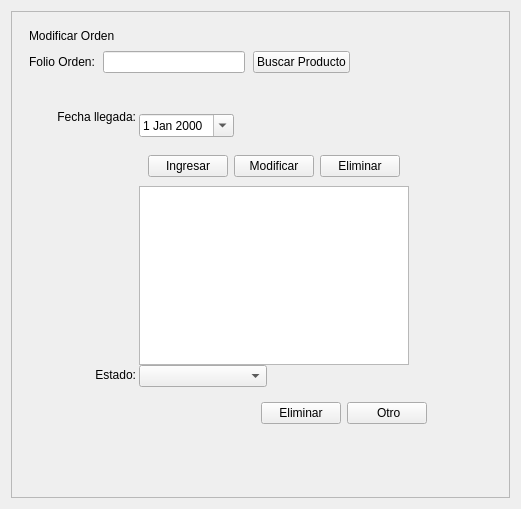
          <widget class="QWidget" name="pageComMod">
           <layout class="QVBoxLayout" name="verticalLayout_73">
            <item>
             <widget class="QFrame" name="frame_126">
              <property name="frameShape">
               <enum>QFrame::Shape::StyledPanel</enum>
              </property>
              <property name="frameShadow">
               <enum>QFrame::Shadow::Raised</enum>
              </property>
              <layout class="QVBoxLayout" name="verticalLayout_62">
               <item>
                <widget class="QFrame" name="frame_127">
                 <property name="sizePolicy">
                  <sizepolicy hsizetype="Preferred" vsizetype="Preferred">
                   <horstretch>0</horstretch>
                   <verstretch>1</verstretch>
                  </sizepolicy>
                 </property>
                 <property name="frameShape">
                  <enum>QFrame::Shape::NoFrame</enum>
                 </property>
                 <property name="frameShadow">
                  <enum>QFrame::Shadow::Raised</enum>
                 </property>
                 <layout class="QGridLayout" name="gridLayout_35">
                  <property name="leftMargin">
                   <number>8</number>
                  </property>
                  <property name="topMargin">
                   <number>8</number>
                  </property>
                  <property name="rightMargin">
                   <number>8</number>
                  </property>
                  <property name="bottomMargin">
                   <number>8</number>
                  </property>
                  <property name="spacing">
                   <number>8</number>
                  </property>
                  <item row="1" column="0">
                   <widget class="QLabel" name="label_59">
                    <property name="sizePolicy">
                     <sizepolicy hsizetype="Preferred" vsizetype="Preferred">
                      <horstretch>0</horstretch>
                      <verstretch>1</verstretch>
                     </sizepolicy>
                    </property>
                    <property name="text">
                     <string>&lt;html&gt;&lt;head/&gt;&lt;body&gt;&lt;p&gt;Folio Orden:&lt;/p&gt;&lt;/body&gt;&lt;/html&gt;</string>
                    </property>
                   </widget>
                  </item>
                  <item row="0" column="0" colspan="2">
                   <widget class="QLabel" name="label_60">
                    <property name="sizePolicy">
                     <sizepolicy hsizetype="Preferred" vsizetype="Preferred">
                      <horstretch>0</horstretch>
                      <verstretch>1</verstretch>
                     </sizepolicy>
                    </property>
                    <property name="text">
                     <string>Modificar Orden</string>
                    </property>
                   </widget>
                  </item>
                  <item row="1" column="2">
                   <widget class="QPushButton" name="btnBuscarProducto_8">
                    <property name="enabled">
                     <bool>true</bool>
                    </property>
                    <property name="sizePolicy">
                     <sizepolicy hsizetype="Minimum" vsizetype="Fixed">
                      <horstretch>0</horstretch>
                      <verstretch>1</verstretch>
                     </sizepolicy>
                    </property>
                    <property name="text">
                     <string>Buscar Producto</string>
                    </property>
                   </widget>
                  </item>
                  <item row="1" column="1">
                   <widget class="QLineEdit" name="codigoInvEdit_8">
                    <property name="enabled">
                     <bool>true</bool>
                    </property>
                    <property name="sizePolicy">
                     <sizepolicy hsizetype="Expanding" vsizetype="Fixed">
                      <horstretch>0</horstretch>
                      <verstretch>1</verstretch>
                     </sizepolicy>
                    </property>
                   </widget>
                  </item>
                  <item row="1" column="3">
                   <spacer name="horizontalSpacer_30">
                    <property name="orientation">
                     <enum>Qt::Orientation::Horizontal</enum>
                    </property>
                    <property name="sizeHint" stdset="0">
                     <size>
                      <width>40</width>
                      <height>20</height>
                     </size>
                    </property>
                   </spacer>
                  </item>
                 </layout>
                </widget>
               </item>
               <item>
                <widget class="QFrame" name="frame_128">
                 <property name="sizePolicy">
                  <sizepolicy hsizetype="Preferred" vsizetype="Preferred">
                   <horstretch>0</horstretch>
                   <verstretch>8</verstretch>
                  </sizepolicy>
                 </property>
                 <property name="frameShape">
                  <enum>QFrame::Shape::NoFrame</enum>
                 </property>
                 <property name="frameShadow">
                  <enum>QFrame::Shadow::Raised</enum>
                 </property>
                 <layout class="QVBoxLayout" name="verticalLayout_63">
                  <item>
                   <widget class="QFrame" name="frameDetalleInv_9">
                    <property name="enabled">
                     <bool>true</bool>
                    </property>
                    <property name="sizePolicy">
                     <sizepolicy hsizetype="Preferred" vsizetype="Preferred">
                      <horstretch>0</horstretch>
                      <verstretch>11</verstretch>
                     </sizepolicy>
                    </property>
                    <property name="frameShape">
                     <enum>QFrame::Shape::NoFrame</enum>
                    </property>
                    <property name="frameShadow">
                     <enum>QFrame::Shadow::Raised</enum>
                    </property>
                    <layout class="QGridLayout" name="gridLayout_37">
                     <item row="2" column="0">
                      <widget class="QFrame" name="frame_129">
                       <property name="sizePolicy">
                        <sizepolicy hsizetype="Preferred" vsizetype="Preferred">
                         <horstretch>0</horstretch>
                         <verstretch>1</verstretch>
                        </sizepolicy>
                       </property>
                       <property name="frameShape">
                        <enum>QFrame::Shape::NoFrame</enum>
                       </property>
                       <property name="frameShadow">
                        <enum>QFrame::Shadow::Raised</enum>
                       </property>
                       <layout class="QHBoxLayout" name="horizontalLayout_31">
                        <item>
                         <spacer name="horizontalSpacer_38">
                          <property name="orientation">
                           <enum>Qt::Orientation::Horizontal</enum>
                          </property>
                          <property name="sizeHint" stdset="0">
                           <size>
                            <width>40</width>
                            <height>20</height>
                           </size>
                          </property>
                         </spacer>
                        </item>
                        <item>
                         <widget class="QPushButton" name="btnModificar_9">
                          <property name="text">
                           <string>Eliminar</string>
                          </property>
                         </widget>
                        </item>
                        <item>
                         <widget class="QPushButton" name="btnOtro_9">
                          <property name="text">
                           <string> Otro</string>
                          </property>
                         </widget>
                        </item>
                       </layout>
                      </widget>
                     </item>
                     <item row="1" column="0">
                      <widget class="QFrame" name="frame_130">
                       <property name="sizePolicy">
                        <sizepolicy hsizetype="Preferred" vsizetype="Preferred">
                         <horstretch>3</horstretch>
                         <verstretch>11</verstretch>
                        </sizepolicy>
                       </property>
                       <property name="frameShape">
                        <enum>QFrame::Shape::NoFrame</enum>
                       </property>
                       <property name="frameShadow">
                        <enum>QFrame::Shadow::Raised</enum>
                       </property>
                       <layout class="QGridLayout" name="gridLayout_38">
                        <property name="leftMargin">
                         <number>0</number>
                        </property>
                        <property name="topMargin">
                         <number>0</number>
                        </property>
                        <property name="bottomMargin">
                         <number>0</number>
                        </property>
                        <property name="horizontalSpacing">
                         <number>3</number>
                        </property>
                        <property name="verticalSpacing">
                         <number>0</number>
                        </property>
                        <item row="0" column="0">
                         <widget class="QFrame" name="frame_139">
                          <property name="sizePolicy">
                           <sizepolicy hsizetype="Preferred" vsizetype="Preferred">
                            <horstretch>1</horstretch>
                            <verstretch>12</verstretch>
                           </sizepolicy>
                          </property>
                          <property name="frameShape">
                           <enum>QFrame::Shape::NoFrame</enum>
                          </property>
                          <property name="frameShadow">
                           <enum>QFrame::Shadow::Raised</enum>
                          </property>
                          <layout class="QVBoxLayout" name="verticalLayout_69">
                           <property name="spacing">
                            <number>0</number>
                           </property>
                           <property name="topMargin">
                            <number>0</number>
                           </property>
                           <property name="rightMargin">
                            <number>0</number>
                           </property>
                           <property name="bottomMargin">
                            <number>0</number>
                           </property>
                           <item>
                            <widget class="QFrame" name="frame_141">
                             <property name="sizePolicy">
                              <sizepolicy hsizetype="Preferred" vsizetype="Preferred">
                               <horstretch>0</horstretch>
                               <verstretch>1</verstretch>
                              </sizepolicy>
                             </property>
                             <property name="frameShape">
                              <enum>QFrame::Shape::NoFrame</enum>
                             </property>
                             <property name="frameShadow">
                              <enum>QFrame::Shadow::Raised</enum>
                             </property>
                             <layout class="QVBoxLayout" name="verticalLayout_71">
                              <property name="spacing">
                               <number>0</number>
                              </property>
                              <property name="topMargin">
                               <number>0</number>
                              </property>
                              <property name="rightMargin">
                               <number>0</number>
                              </property>
                              <property name="bottomMargin">
                               <number>0</number>
                              </property>
                              <item>
                               <widget class="QLabel" name="label_68">
                                <property name="sizePolicy">
                                 <sizepolicy hsizetype="Preferred" vsizetype="Preferred">
                                  <horstretch>0</horstretch>
                                  <verstretch>1</verstretch>
                                 </sizepolicy>
                                </property>
                                <property name="text">
                                 <string>&lt;html&gt;&lt;head/&gt;&lt;body&gt;&lt;p align=&quot;right&quot;&gt;Fecha llegada:&lt;/p&gt;&lt;/body&gt;&lt;/html&gt;</string>
                                </property>
                               </widget>
                              </item>
                             </layout>
                            </widget>
                           </item>
                           <item>
                            <widget class="QFrame" name="frame_164">
                             <property name="sizePolicy">
                              <sizepolicy hsizetype="Preferred" vsizetype="Preferred">
                               <horstretch>0</horstretch>
                               <verstretch>10</verstretch>
                              </sizepolicy>
                             </property>
                             <property name="frameShape">
                              <enum>QFrame::Shape::NoFrame</enum>
                             </property>
                             <property name="frameShadow">
                              <enum>QFrame::Shadow::Raised</enum>
                             </property>
                            </widget>
                           </item>
                           <item>
                            <widget class="QFrame" name="frame_142">
                             <property name="sizePolicy">
                              <sizepolicy hsizetype="Preferred" vsizetype="Preferred">
                               <horstretch>0</horstretch>
                               <verstretch>1</verstretch>
                              </sizepolicy>
                             </property>
                             <property name="frameShape">
                              <enum>QFrame::Shape::NoFrame</enum>
                             </property>
                             <property name="frameShadow">
                              <enum>QFrame::Shadow::Raised</enum>
                             </property>
                             <layout class="QVBoxLayout" name="verticalLayout_72">
                              <property name="topMargin">
                               <number>0</number>
                              </property>
                              <property name="rightMargin">
                               <number>0</number>
                              </property>
                              <property name="bottomMargin">
                               <number>0</number>
                              </property>
                              <item>
                               <widget class="QLabel" name="label_71">
                                <property name="sizePolicy">
                                 <sizepolicy hsizetype="Preferred" vsizetype="Preferred">
                                  <horstretch>0</horstretch>
                                  <verstretch>1</verstretch>
                                 </sizepolicy>
                                </property>
                                <property name="text">
                                 <string>&lt;html&gt;&lt;head/&gt;&lt;body&gt;&lt;p align=&quot;right&quot;&gt;Estado:&lt;/p&gt;&lt;/body&gt;&lt;/html&gt;</string>
                                </property>
                               </widget>
                              </item>
                             </layout>
                            </widget>
                           </item>
                          </layout>
                         </widget>
                        </item>
                        <item row="0" column="1">
                         <widget class="QFrame" name="frame_131">
                          <property name="sizePolicy">
                           <sizepolicy hsizetype="Preferred" vsizetype="Preferred">
                            <horstretch>6</horstretch>
                            <verstretch>4</verstretch>
                           </sizepolicy>
                          </property>
                          <property name="frameShape">
                           <enum>QFrame::Shape::NoFrame</enum>
                          </property>
                          <property name="frameShadow">
                           <enum>QFrame::Shadow::Raised</enum>
                          </property>
                          <layout class="QVBoxLayout" name="verticalLayout_64">
                           <property name="spacing">
                            <number>0</number>
                           </property>
                           <property name="leftMargin">
                            <number>0</number>
                           </property>
                           <property name="topMargin">
                            <number>0</number>
                           </property>
                           <property name="bottomMargin">
                            <number>0</number>
                           </property>
                           <item>
                            <widget class="QFrame" name="frame_135">
                             <property name="sizePolicy">
                              <sizepolicy hsizetype="Preferred" vsizetype="Preferred">
                               <horstretch>0</horstretch>
                               <verstretch>12</verstretch>
                              </sizepolicy>
                             </property>
                             <property name="frameShape">
                              <enum>QFrame::Shape::NoFrame</enum>
                             </property>
                             <property name="frameShadow">
                              <enum>QFrame::Shadow::Raised</enum>
                             </property>
                             <layout class="QVBoxLayout" name="verticalLayout_82">
                              <property name="spacing">
                               <number>0</number>
                              </property>
                              <property name="leftMargin">
                               <number>0</number>
                              </property>
                              <property name="topMargin">
                               <number>0</number>
                              </property>
                              <property name="bottomMargin">
                               <number>0</number>
                              </property>
                              <item>
                               <widget class="QFrame" name="frame_137">
                                <property name="sizePolicy">
                                 <sizepolicy hsizetype="Preferred" vsizetype="Preferred">
                                  <horstretch>3</horstretch>
                                  <verstretch>1</verstretch>
                                 </sizepolicy>
                                </property>
                                <property name="frameShape">
                                 <enum>QFrame::Shape::NoFrame</enum>
                                </property>
                                <property name="frameShadow">
                                 <enum>QFrame::Shadow::Raised</enum>
                                </property>
                                <layout class="QHBoxLayout" name="horizontalLayout_37">
                                 <property name="leftMargin">
                                  <number>0</number>
                                 </property>
                                 <item>
                                  <widget class="QFrame" name="frame_138">
                                   <property name="sizePolicy">
                                    <sizepolicy hsizetype="Preferred" vsizetype="Preferred">
                                     <horstretch>1</horstretch>
                                     <verstretch>4</verstretch>
                                    </sizepolicy>
                                   </property>
                                   <property name="frameShape">
                                    <enum>QFrame::Shape::NoFrame</enum>
                                   </property>
                                   <property name="frameShadow">
                                    <enum>QFrame::Shadow::Raised</enum>
                                   </property>
                                   <layout class="QVBoxLayout" name="verticalLayout_68">
                                    <property name="spacing">
                                     <number>0</number>
                                    </property>
                                    <property name="leftMargin">
                                     <number>0</number>
                                    </property>
                                    <property name="topMargin">
                                     <number>0</number>
                                    </property>
                                    <property name="bottomMargin">
                                     <number>0</number>
                                    </property>
                                    <item>
                                     <widget class="QDateEdit" name="dateEdit">
                                      <property name="sizePolicy">
                                       <sizepolicy hsizetype="Minimum" vsizetype="Fixed">
                                        <horstretch>0</horstretch>
                                        <verstretch>1</verstretch>
                                       </sizepolicy>
                                      </property>
                                      <property name="calendarPopup">
                                       <bool>true</bool>
                                      </property>
                                     </widget>
                                    </item>
                                   </layout>
                                  </widget>
                                 </item>
                                 <item>
                                  <widget class="QFrame" name="frame_154">
                                   <property name="sizePolicy">
                                    <sizepolicy hsizetype="Preferred" vsizetype="Preferred">
                                     <horstretch>2</horstretch>
                                     <verstretch>0</verstretch>
                                    </sizepolicy>
                                   </property>
                                   <property name="frameShape">
                                    <enum>QFrame::Shape::NoFrame</enum>
                                   </property>
                                   <property name="frameShadow">
                                    <enum>QFrame::Shadow::Raised</enum>
                                   </property>
                                  </widget>
                                 </item>
                                </layout>
                               </widget>
                              </item>
                              <item>
                               <widget class="QFrame" name="frame_132">
                                <property name="sizePolicy">
                                 <sizepolicy hsizetype="Preferred" vsizetype="Preferred">
                                  <horstretch>0</horstretch>
                                  <verstretch>1</verstretch>
                                 </sizepolicy>
                                </property>
                                <property name="frameShape">
                                 <enum>QFrame::Shape::NoFrame</enum>
                                </property>
                                <property name="frameShadow">
                                 <enum>QFrame::Shadow::Raised</enum>
                                </property>
                                <layout class="QHBoxLayout" name="horizontalLayout_38">
                                 <item>
                                  <spacer name="horizontalSpacer_24">
                                   <property name="orientation">
                                    <enum>Qt::Orientation::Horizontal</enum>
                                   </property>
                                   <property name="sizeHint" stdset="0">
                                    <size>
                                     <width>40</width>
                                     <height>20</height>
                                    </size>
                                   </property>
                                  </spacer>
                                 </item>
                                 <item>
                                  <widget class="QPushButton" name="pushButton_3">
                                   <property name="text">
                                    <string>Ingresar</string>
                                   </property>
                                  </widget>
                                 </item>
                                 <item>
                                  <widget class="QPushButton" name="pushButton">
                                   <property name="text">
                                    <string>Modificar</string>
                                   </property>
                                  </widget>
                                 </item>
                                 <item>
                                  <widget class="QPushButton" name="pushButton_2">
                                   <property name="text">
                                    <string>Eliminar</string>
                                   </property>
                                  </widget>
                                 </item>
                                </layout>
                               </widget>
                              </item>
                              <item>
                               <widget class="QTableView" name="tableView">
                                <property name="sizePolicy">
                                 <sizepolicy hsizetype="Expanding" vsizetype="Expanding">
                                  <horstretch>0</horstretch>
                                  <verstretch>9</verstretch>
                                 </sizepolicy>
                                </property>
                               </widget>
                              </item>
                              <item>
                               <widget class="QFrame" name="frame_136">
                                <property name="sizePolicy">
                                 <sizepolicy hsizetype="Preferred" vsizetype="Preferred">
                                  <horstretch>0</horstretch>
                                  <verstretch>1</verstretch>
                                 </sizepolicy>
                                </property>
                                <property name="frameShape">
                                 <enum>QFrame::Shape::NoFrame</enum>
                                </property>
                                <property name="frameShadow">
                                 <enum>QFrame::Shadow::Raised</enum>
                                </property>
                                <layout class="QHBoxLayout" name="horizontalLayout_32">
                                 <property name="leftMargin">
                                  <number>0</number>
                                 </property>
                                 <property name="topMargin">
                                  <number>0</number>
                                 </property>
                                 <property name="bottomMargin">
                                  <number>0</number>
                                 </property>
                                 <item>
                                  <widget class="QComboBox" name="comboBox"/>
                                 </item>
                                 <item>
                                  <widget class="QFrame" name="frame_144">
                                   <property name="frameShape">
                                    <enum>QFrame::Shape::NoFrame</enum>
                                   </property>
                                   <property name="frameShadow">
                                    <enum>QFrame::Shadow::Raised</enum>
                                   </property>
                                  </widget>
                                 </item>
                                </layout>
                               </widget>
                              </item>
                             </layout>
                            </widget>
                           </item>
                          </layout>
                         </widget>
                        </item>
                       </layout>
                      </widget>
                     </item>
                     <item row="1" column="1">
                      <widget class="QFrame" name="frame_143">
                       <property name="sizePolicy">
                        <sizepolicy hsizetype="Preferred" vsizetype="Preferred">
                         <horstretch>2</horstretch>
                         <verstretch>1</verstretch>
                        </sizepolicy>
                       </property>
                       <property name="frameShape">
                        <enum>QFrame::Shape::NoFrame</enum>
                       </property>
                       <property name="frameShadow">
                        <enum>QFrame::Shadow::Raised</enum>
                       </property>
                      </widget>
                     </item>
                    </layout>
                   </widget>
                  </item>
                  <item>
                   <widget class="QFrame" name="frameDetalleInv_10">
                    <property name="enabled">
                     <bool>true</bool>
                    </property>
                    <property name="sizePolicy">
                     <sizepolicy hsizetype="Preferred" vsizetype="Preferred">
                      <horstretch>0</horstretch>
                      <verstretch>1</verstretch>
                     </sizepolicy>
                    </property>
                    <property name="frameShape">
                     <enum>QFrame::Shape::NoFrame</enum>
                    </property>
                    <property name="frameShadow">
                     <enum>QFrame::Shadow::Raised</enum>
                    </property>
                    <layout class="QGridLayout" name="gridLayout_40"/>
                   </widget>
                  </item>
                 </layout>
                </widget>
               </item>
              </layout>
             </widget>
            </item>
           </layout>
          </widget>
